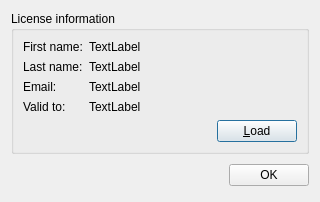
<?xml version="1.0" encoding="UTF-8"?>
<ui version="4.0">
 <class>qdLicense</class>
 <widget class="QDialog" name="qdLicense">
  <property name="geometry">
   <rect>
    <x>0</x>
    <y>0</y>
    <width>320</width>
    <height>197</height>
   </rect>
  </property>
  <property name="windowTitle">
   <string>License</string>
  </property>
  <layout class="QVBoxLayout" name="verticalLayout">
   <item>
    <widget class="QGroupBox" name="groupBox">
     <property name="title">
      <string>License information</string>
     </property>
     <layout class="QFormLayout" name="formLayout">
      <property name="fieldGrowthPolicy">
       <enum>QFormLayout::AllNonFixedFieldsGrow</enum>
      </property>
      <item row="0" column="0">
       <widget class="QLabel" name="label">
        <property name="text">
         <string>First name:</string>
        </property>
       </widget>
      </item>
      <item row="0" column="1">
       <widget class="QLabel" name="qlFirstName">
        <property name="text">
         <string>TextLabel</string>
        </property>
       </widget>
      </item>
      <item row="1" column="0">
       <widget class="QLabel" name="label_2">
        <property name="text">
         <string>Last name:</string>
        </property>
       </widget>
      </item>
      <item row="1" column="1">
       <widget class="QLabel" name="qlLastName">
        <property name="text">
         <string>TextLabel</string>
        </property>
       </widget>
      </item>
      <item row="3" column="0">
       <widget class="QLabel" name="label_3">
        <property name="text">
         <string>Valid to:</string>
        </property>
       </widget>
      </item>
      <item row="3" column="1">
       <widget class="QLabel" name="qlValidTo">
        <property name="text">
         <string>TextLabel</string>
        </property>
       </widget>
      </item>
      <item row="2" column="0">
       <widget class="QLabel" name="label_4">
        <property name="text">
         <string>Email:</string>
        </property>
       </widget>
      </item>
      <item row="2" column="1">
       <widget class="QLabel" name="qlEmail">
        <property name="text">
         <string>TextLabel</string>
        </property>
       </widget>
      </item>
      <item row="4" column="1">
       <layout class="QHBoxLayout" name="horizontalLayout">
        <item>
         <spacer name="horizontalSpacer">
          <property name="orientation">
           <enum>Qt::Horizontal</enum>
          </property>
          <property name="sizeHint" stdset="0">
           <size>
            <width>40</width>
            <height>20</height>
           </size>
          </property>
         </spacer>
        </item>
        <item>
         <widget class="QPushButton" name="qpbLoad">
          <property name="text">
           <string>&amp;Load</string>
          </property>
         </widget>
        </item>
       </layout>
      </item>
     </layout>
    </widget>
   </item>
   <item>
    <layout class="QHBoxLayout">
     <property name="spacing">
      <number>6</number>
     </property>
     <property name="margin">
      <number>0</number>
     </property>
     <item>
      <spacer>
       <property name="orientation">
        <enum>Qt::Horizontal</enum>
       </property>
       <property name="sizeHint" stdset="0">
        <size>
         <width>131</width>
         <height>31</height>
        </size>
       </property>
      </spacer>
     </item>
     <item>
      <widget class="QPushButton" name="okButton">
       <property name="text">
        <string>OK</string>
       </property>
      </widget>
     </item>
    </layout>
   </item>
  </layout>
 </widget>
 <resources/>
 <connections>
  <connection>
   <sender>okButton</sender>
   <signal>clicked()</signal>
   <receiver>qdLicense</receiver>
   <slot>accept()</slot>
   <hints>
    <hint type="sourcelabel">
     <x>278</x>
     <y>253</y>
    </hint>
    <hint type="destinationlabel">
     <x>96</x>
     <y>254</y>
    </hint>
   </hints>
  </connection>
 </connections>
</ui>
